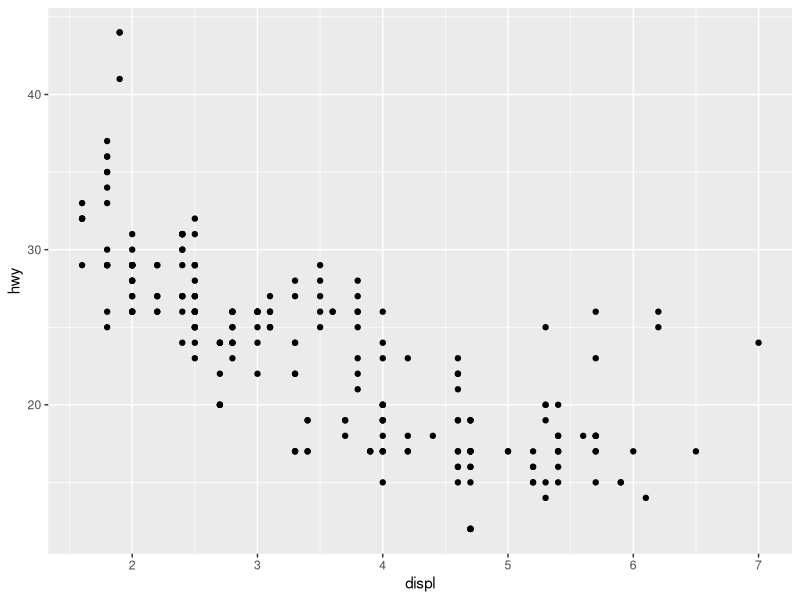
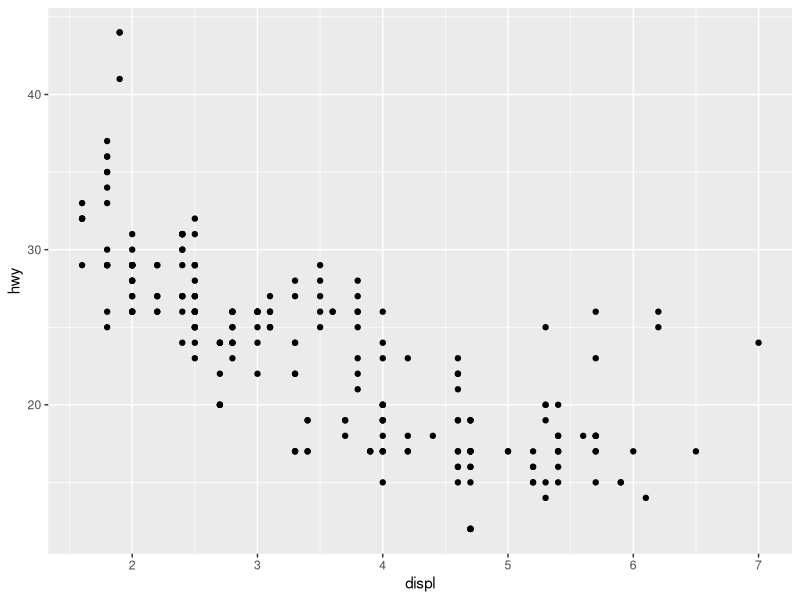
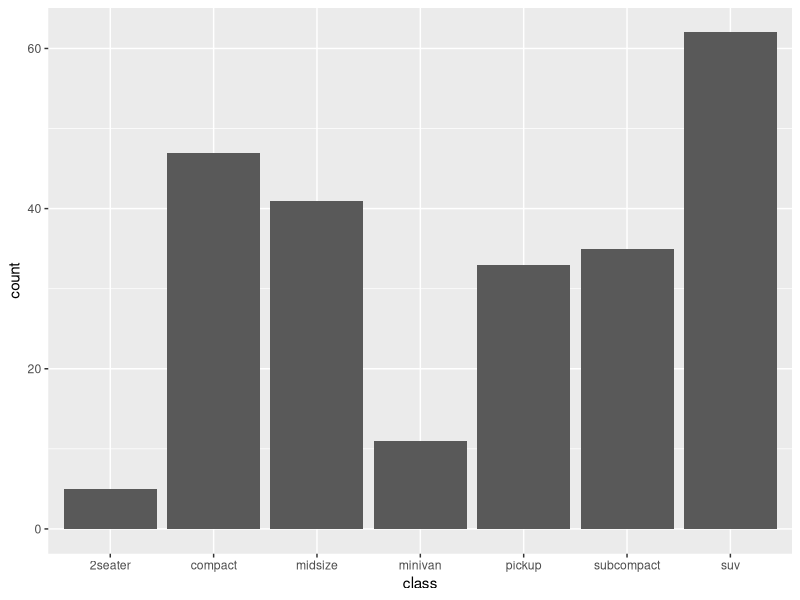
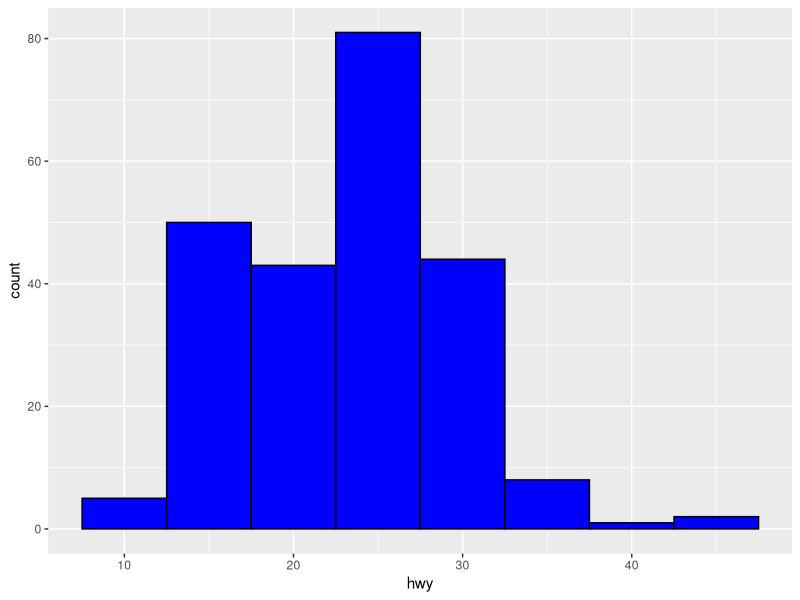
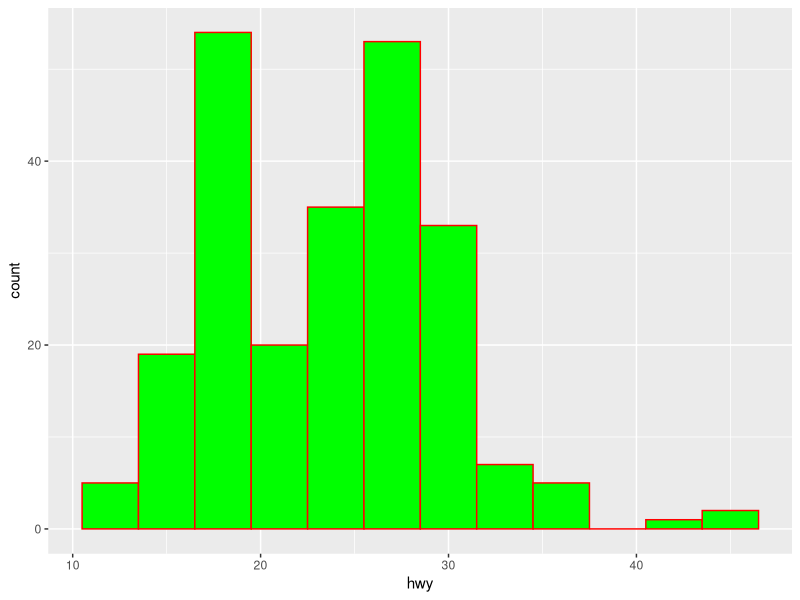
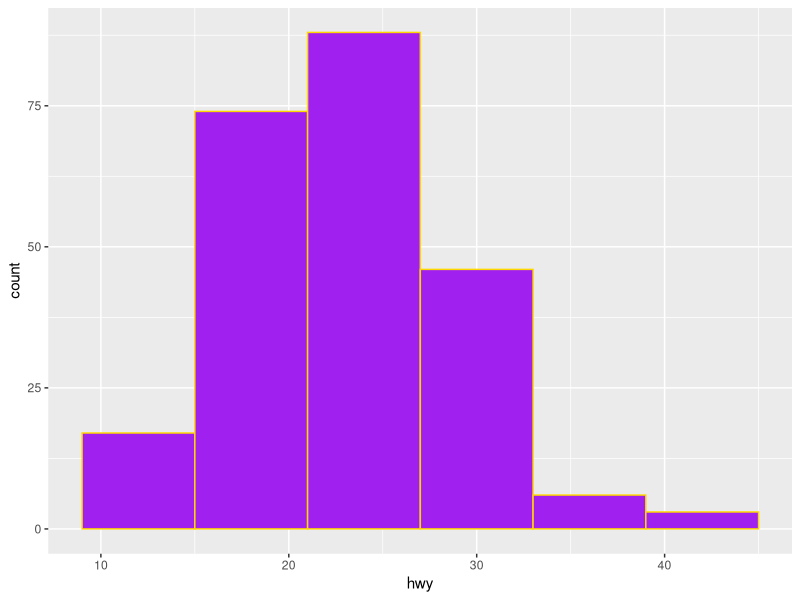
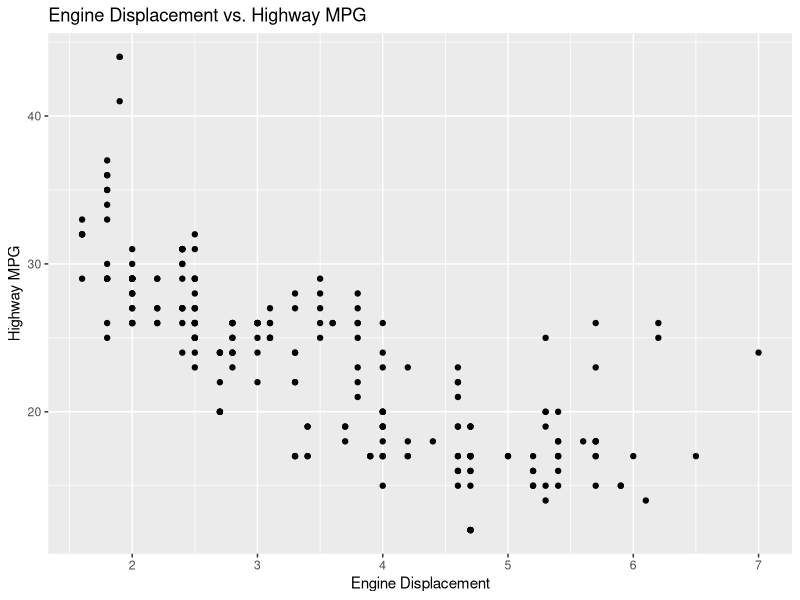
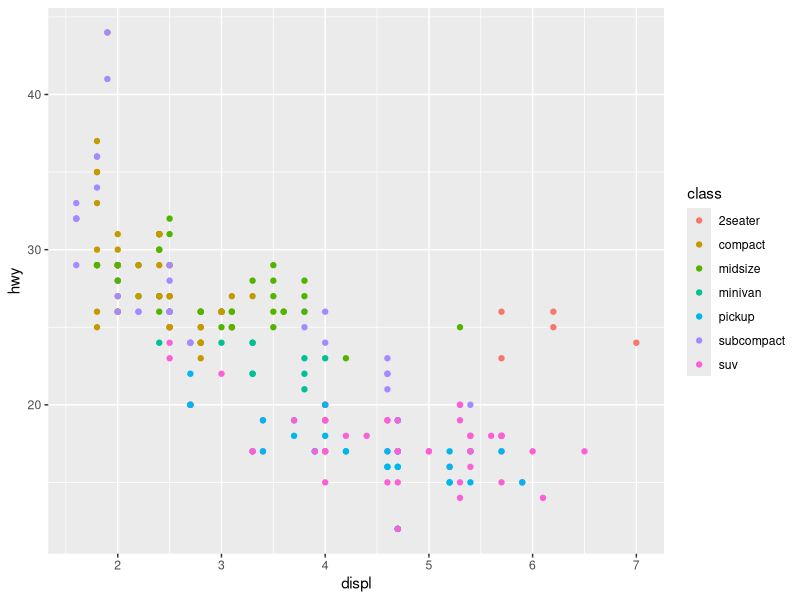

Write the R code that produced these figures, in order.
## ---- chunk 1
library(ggplot2)
setwd("~/Documents/Teaching/Workshop/beacon") # good practice to set up your working directory
## ---- chunk 2
data(mpg)
## ---- chunk 3
head(mpg)
## ---- chunk 4
str(mpg)
## ---- chunk 5
ggplot(data = mpg, aes(x = displ, y = hwy)) + geom_point()
## ---- chunk 6
ggplot(data = mpg, aes(x = displ, y = hwy)) + #Define dataset and aesthetics
  geom_point() #Add a scatter plot layer
## ---- chunk 7
ggplot(mpg, aes(x = class)) + geom_bar()
## ---- chunk 8
ggplot(mpg, aes(x = hwy)) + geom_histogram(binwidth = 5, fill = "blue", color = "black")
## ---- chunk 9
ggplot(mpg, aes(x = hwy)) + geom_histogram(binwidth = 3, fill = "green", color = "red")
ggplot(mpg, aes(x = hwy)) + geom_histogram(binwidth = 6, fill = "purple", color = "gold")
## ---- chunk 10
ggplot(mpg, aes(x = displ, y = hwy)) +
  geom_point() +
  labs(title = "Engine Displacement vs. Highway MPG", x = "Engine Displacement", y = "Highway MPG")
## ---- chunk 11
ggplot(mpg, aes(x = displ, y = hwy, color = class)) + geom_point()
## ---- chunk 12
ggplot(mpg, aes(x = displ, y = hwy)) + geom_point(color = "red")
## ---- chunk 13
ggplot(mpg, aes(x = displ, y = hwy)) +
  geom_point() +
  facet_wrap(~ class)
## ---- chunk 14
ggplot(mpg, aes(x = displ)) +
  geom_histogram() +
  facet_wrap(~ class)
## ---- chunk 15
ggplot(mpg, aes(x = class, y = hwy)) + geom_boxplot()
## ---- chunk 16
ggplot(mpg, aes(x = class, y = hwy)) + geom_boxplot(color = "blue")
ggplot(mpg, aes(x = class, y = hwy)) + geom_boxplot(color = "blue" , fill = "orange")
## ---- chunk 17
ggplot(mpg, aes(x = year, y = cyl)) + geom_line()
## ---- chunk 18
data("economics")
## ---- chunk 19
ggplot(economics, aes(x = date, y = unemploy)) + geom_line()
## ---- chunk 20
ggplot(economics, aes(x = date, y = unemploy)) + geom_line(color = "white")
## ---- chunk 21
ggplot(economics, aes(x = date, y = unemploy)) + geom_line(color = "brown")
## ---- chunk 22
#| code-fold: true
#| code-summary: "Show the code"
ggplot(mpg, aes(x = displ, y = hwy, color = factor(cyl))) + # We convert cyl to a factor so ggplot treats it as categorical.
  geom_point(size = 3) + # Increases point size.
  labs(title = "Engine Displacement vs. Highway MPG",
       x = "Engine Displacement (L)",
       y = "Highway MPG",
       color = "Cylinders") + # Adds a title, axis labels, and legend title.
  theme_minimal() # Gives a cleaner look to the plot.
## ---- chunk 23
#| code-fold: true
#| code-summary: "Show the code"
ggplot(mpg, aes(x = cty)) + # Uses city mileage as the variable.
  geom_histogram(binwidth = 3, fill = "purple", color = "black") + # Sets appropriate bin width to prevent overcrowding; Customizes the appearance.
  labs(title = "Distribution of City MPG", x = "City MPG", y = "Count") +
  theme_classic() # Provides a clean layout.
## ---- chunk 24
#| code-fold: true
#| code-summary: "Show the code"
ggplot(mpg, aes(x = displ, y = hwy)) +
  geom_point(color = "blue", alpha = 0.7) + # Uses blue points with some transparency (alpha = 0.7) for better visibility.
  facet_wrap(~ drv) + # Creates separate panels for each drive type (drv).The `~drv` formula ensures each unique drv value gets its own facet.
  labs(title = "Engine Displacement vs. Highway MPG by Drive Type",
       x = "Engine Displacement (L)",
       y = "Highway MPG",
       caption = "Drive Type: f = front-wheel, r = rear-wheel, 4 = 4-wheel") + # Adds a descriptive title, axis labels, and a caption explaining drive types.
  theme_bw() # Uses a black-and-white theme for a clean, high-contrast layout.
## ---- chunk 25
data(diamonds) 
## ---- chunk 26
head(diamonds)
## ---- chunk 27
summary(diamonds)
## ---- chunk 28
dim(diamonds)
## ---- chunk 29
names(diamonds)
## ---- chunk 30
ggplot(data=diamonds, aes(x=price)) +
  geom_histogram(fill="blue", color="black") +
  ggtitle("Histogram of Price Values")
## ---- chunk 31
ggplot(data=diamonds, aes(x=carat, y=price, color=cut)) + 
  geom_point()
## ---- chunk 32
ggplot(data=diamonds, aes(x=cut, y=price)) + 
  geom_boxplot(fill="purple")
## ---- chunk 33
ggplot(data = diamonds) + 
  geom_bar(mapping = aes(x = cut, color = cut))
## ---- chunk 34
ggplot(data = diamonds) + 
  geom_bar(mapping = aes(x = cut, fill = cut))
## ---- chunk 35
ggplot(data = diamonds) + 
  geom_bar(mapping = aes(x = cut, fill = clarity))
## ---- chunk 36
ggplot(data = diamonds) + 
  geom_bar(mapping = aes(x = cut, fill = clarity), position = "fill")


ggplot(data = diamonds) + 
  geom_bar(mapping = aes(x = cut, fill = clarity), position = "dodge")
## ---- chunk 37
#| code-fold: true
#| code-summary: "Show the code"
ggplot(diamonds, aes(x = cut, fill = color)) + # Colors bars by diamond color.
  geom_bar(position = "fill") + # Stacks bars proportionally rather than counting raw values.
  labs(title = "Proportion of Diamond Colors by Cut",
       x = "Cut",
       y = "Proportion",
       fill = "Color") + # Adds descriptive labels and title.
  theme_light() # Uses a lighter theme for better readability.
## ---- chunk 38
#| code-fold: true
#| code-summary: "Show the code"
ggplot(diamonds, aes(x = cut, y = price, fill = cut)) + # Maps cut to the x-axis and price to the y-axis. Fills each boxplot with a color based on the cut category.
  geom_boxplot() + # Creates the boxplot to show median, quartiles, and outliers.
  labs(title = "Distribution of Diamond Prices by Cut",
       x = "Cut",
       y = "Price (USD)") + # Adds a descriptive title and axis labels for clarity.
  theme_minimal() # Uses a clean and simple theme for better readability.
## ---- chunk 39
#| code-fold: true
#| code-summary: "Show the code"
ggplot(diamonds, aes(x = carat, y = price, color = clarity)) + # Maps carat to the x-axis and price to the y-axis. Colors points based on clarity.
    geom_point(alpha = 0.5) + # Uses transparency (alpha = 0.5) to reduce overplotting and improve visibility.
    labs(title = "Diamond Price vs. Carat",
         x = "Carat",
         y = "Price (USD)",
         color = "Clarity") + # Adds a title, axis labels, and a legend title.
    theme_light() # Uses a lighter theme for a cleaner appearance.
## ---- chunk 40
plot <- ggplot(diamonds, aes(x = carat, y = price, color = cut)) +
  geom_point(alpha = 0.5) + 
  labs(title = "Diamond Price vs. Carat",
       x = "Carat",
       y = "Price") +
  theme_minimal()
 
## ---- chunk 41
print(plot)
## ---- chunk 42
ggsave(filename = "diamond_plot.png", plot = plot, width = 8, height = 6, dpi = 300) # Normally the default setting is using the last plot you created, but you can also specify the ggplot object by using plot = in the argument
## ---- chunk 43
getwd() # Viewing the working directory. Again, that's why it will be helpful to set your working directory at the beginning.
